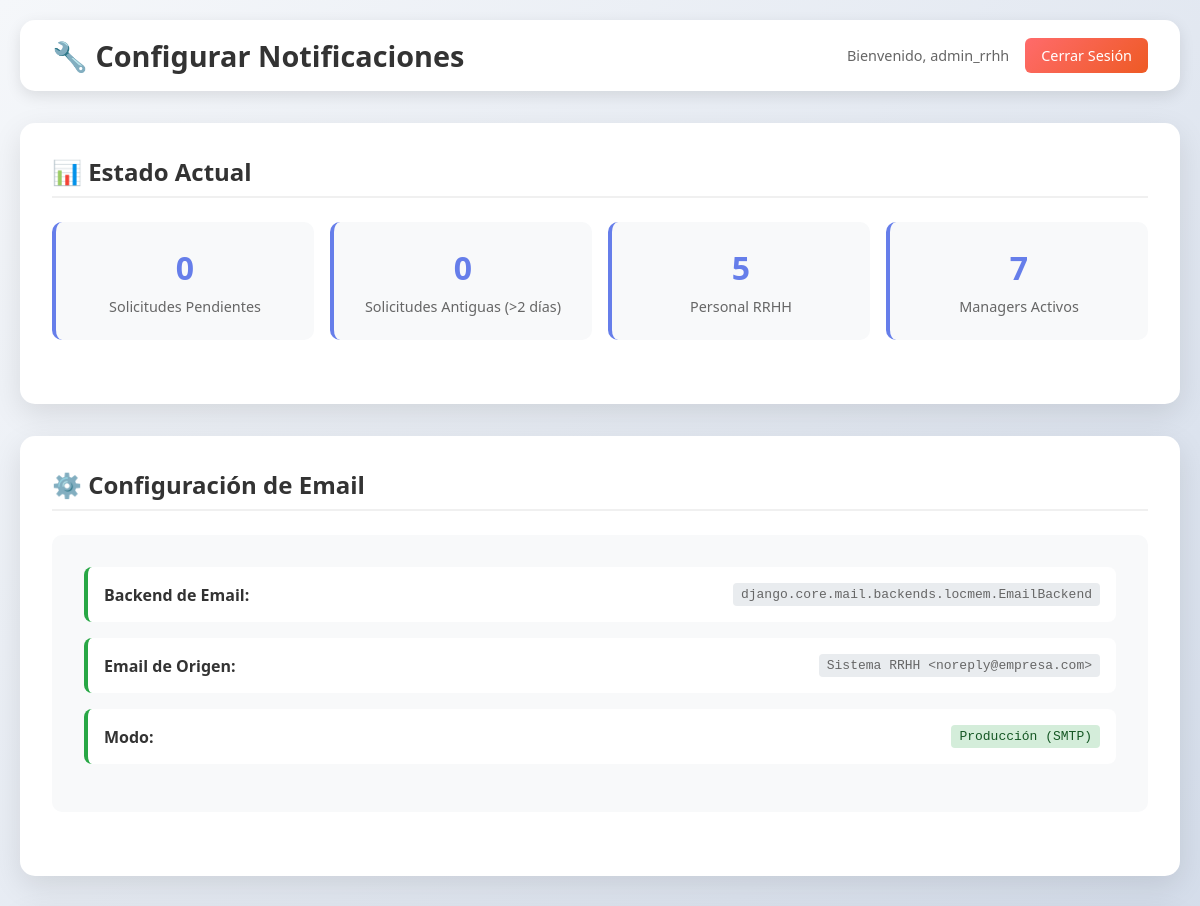
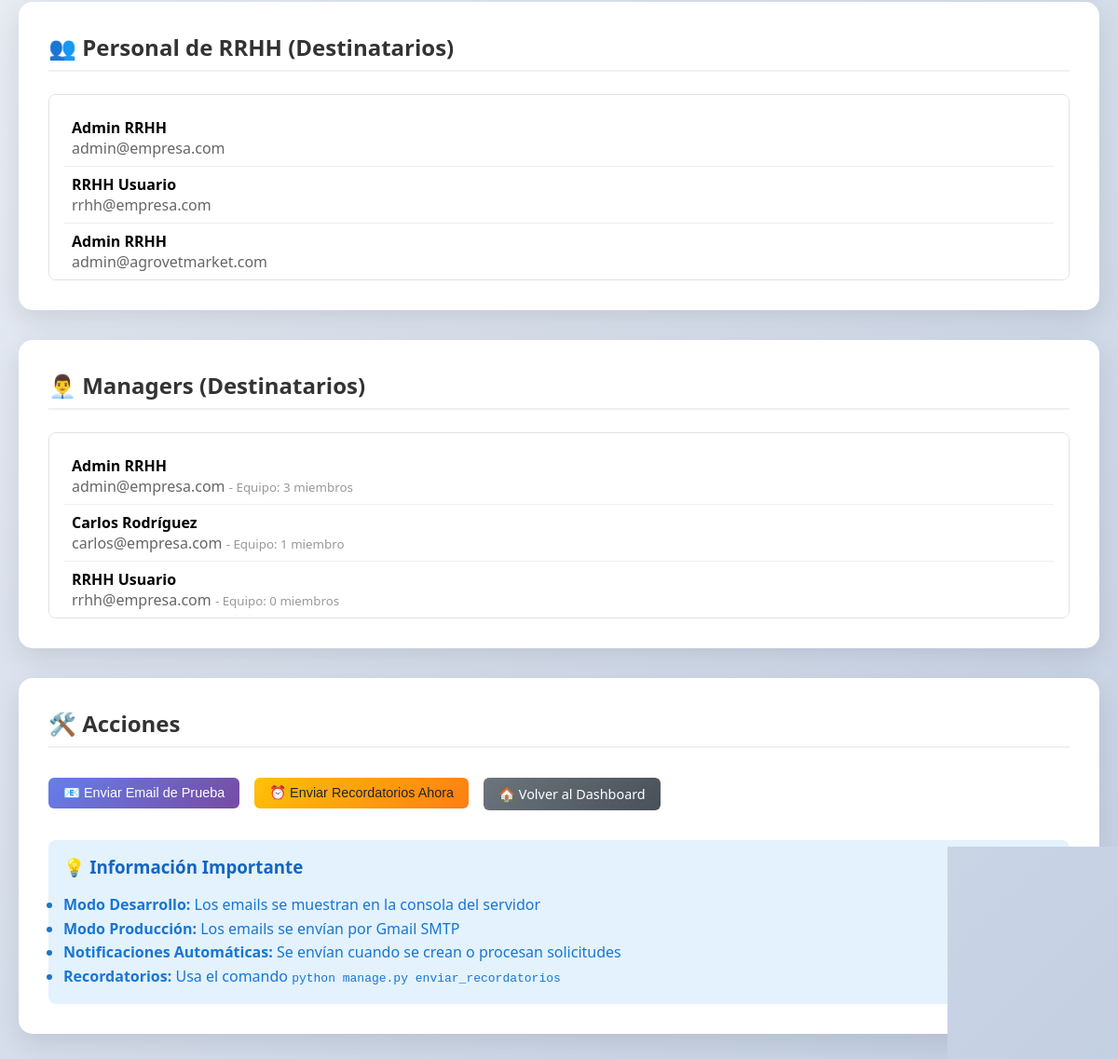
The page /rrhh/configurar-notificaciones/ (signed in) on the database its author committed (2 pictures, top to bottom).
### empleados/models.py (models this page shows, shortened)
class Empleado(models.Model):
    JERARQUIA_CHOICES = [
        ('director', 'Director'),
        ('gerente', 'Gerente'),
        ('sub_gerente', 'Sub Gerente'),
        ('jefe', 'Jefe'),
        ('supervisor', 'Supervisor'),
        ('coordinador', 'Coordinador'),
        ('asistente', 'Asistente'),
        ('auxiliar', 'Auxiliar'),
    ]
    GERENCIA_CHOICES = [
        ('gerencia_comercial_local', 'Gerencia Comercial Local'),
        ('gerencia_comercial_internacional', 'Gerencia Comercial Internacional'),
        ('gerencia_desarrollo_organizacional', 'Gerencia de Desarrollo Organizacional'),
        ('gerencia_administracion_finanzas', 'Gerencia Administración y Finanzas'),
    ]
    user = models.OneToOneField(User, on_delete=models.CASCADE, related_name='empleado', null=True)
    nombre = models.CharField(max_length=100)
    apellido = models.CharField(max_length=100)
    dni = models.CharField(
        max_length=8,
        unique=True,
        validators=[validar_dni],
        help_text='Documento Nacional de Identidad (8 dígitos)',
        verbose_name='DNI'
    )
    email = models.EmailField(unique=True)
    puesto = models.CharField(max_length=100)
    fecha_contratacion = models.DateField()
    dias_vacaciones_disponibles = models.IntegerField(default=20, help_text='Días laborables de vacaciones por período')
    dias_vacaciones_calendario = models.IntegerField(
        default=42,
        help_text='Días calendario equivalentes (laborables + fines de semana estimados)'
    )
    dias_calendario_tomados_año = models.IntegerField(
        default=0,
        help_text='Días calendario ya tomados en el año actual'
    )
    fines_semana_incluidos_año = models.IntegerField(
        default=0,
        help_text='Cantidad de fines de semana incluidos en vacaciones del año'
    )
    manager = models.ForeignKey(
        'self', on_delete=models.SET_NULL, null=True, blank=True, related_name='equipo'
    )
    es_rrhh = models.BooleanField(
        default=False,
        help_text='Indica si este empleado es parte del departamento de RRHH'
    )
    area = models.CharField(
        max_length=100,
        null=True,
        blank=True,
        help_text='Área o departamento del empleado'
    )
    gerencia = models.CharField(
        max_length=50,
        choices=GERENCIA_CHOICES,
        null=True,
        blank=True,
        help_text='Gerencia a la que pertenece el empleado'
    )
    jerarquia = models.CharField(
        max_length=20,
        choices=JERARQUIA_CHOICES,
        default='auxiliar',
        help_text='Nivel jerárquico del empleado en la organización'
    )
    foto_perfil = models.FileField(
        upload_to='fotos_perfil/',
        null=True,
        blank=True,
        help_text='Foto de perfil del empleado'
    )

### empleados/views_notificaciones.py (the view, shortened to what this page needs)
# urls.py: path('rrhh/configurar-notificaciones/', views_notificaciones.configurar_notificaciones, name='configurar_notificaciones'),
@login_required
def configurar_notificaciones(request):
    try:
        empleado = Empleado.objects.get(email=request.user.email)
        if not empleado.es_rrhh:
            messages.error(request, 'No tienes permisos para acceder a esta configuración.')
            return redirect('inicio_empleado')
        from .models import SolicitudVacaciones
        from django.utils import timezone
        from datetime import timedelta
        solicitudes_pendientes = SolicitudVacaciones.objects.filter(estado='pendiente')
        fecha_limite = timezone.now() - timedelta(days=2)
        solicitudes_antiguas = solicitudes_pendientes.filter(fecha_solicitud__lte=fecha_limite)
        personal_rrhh = Empleado.objects.filter(es_rrhh=True)
        managers = Empleado.objects.filter(
            jerarquia__in=['director', 'gerente', 'sub_gerente', 'jefe']
        )
        contexto = {
            'empleado': empleado,
            'user': request.user,
            'solicitudes_pendientes_count': solicitudes_pendientes.count(),
            'solicitudes_antiguas_count': solicitudes_antiguas.count(),
            'personal_rrhh': personal_rrhh,
            'managers': managers,
            'email_backend': settings.EMAIL_BACKEND,
            'from_email': settings.DEFAULT_FROM_EMAIL
        }
    except Empleado.DoesNotExist:
        messages.error(request, 'No tienes un perfil de empleado asociado.')
        return redirect('login_empleado')
    return render(request, 'empleados/configurar_notificaciones.html', contexto)

### empleados/templates/empleados/configurar_notificaciones.html (shortened to what this page needs)
<!DOCTYPE html>
<html lang="es">
<head>
</head>
<body>
    <div class="main-content">
        <div class="header">
            <h1>🔧 Configurar Notificaciones</h1>
            <div class="user-info">
                <span class="welcome-text">Bienvenido, {{ user.username }}</span>
                <a href="{% url 'logout_empleado' %}" class="btn btn-danger">Cerrar Sesión</a>
            </div>
        </div>
        <div class="card">
            <h2>📊 Estado Actual</h2>
            <div class="stats-grid">
                <div class="stat-card">
                    <div class="stat-number">{{ solicitudes_pendientes_count }}</div>
                    <div class="stat-label">Solicitudes Pendientes</div>
                </div>
                <div class="stat-card {% if solicitudes_antiguas_count > 0 %}urgent{% endif %}">
                    <div class="stat-number">{{ solicitudes_antiguas_count }}</div>
                    <div class="stat-label">Solicitudes Antiguas (>2 días)</div>
                </div>
                <div class="stat-card">
                    <div class="stat-number">{{ personal_rrhh.count }}</div>
                    <div class="stat-label">Personal RRHH</div>
                </div>
                <div class="stat-card">
                    <div class="stat-number">{{ managers.count }}</div>
                    <div class="stat-label">Managers Activos</div>
                </div>
            </div>
        </div>
        <div class="card">
            <h2>⚙️ Configuración de Email</h2>
            <div class="config-section">
                <div class="config-item">
                    <span class="config-label">Backend de Email:</span>
                    <span class="config-value">{{ email_backend }}</span>
                </div>
                <div class="config-item">
                    <span class="config-label">Email de Origen:</span>
                    <span class="config-value">{{ from_email }}</span>
                </div>
                {% if email_backend == 'django.core.mail.backends.console.EmailBackend' %}
                <div class="config-item">
                    <span class="config-label">Modo:</span>
                    <span class="config-value" style="background: #fff3cd; color: #856404;">Desarrollo (Consola)</span>
                </div>
                {% else %}
                <div class="config-item">
                    <span class="config-label">Modo:</span>
                    <span class="config-value" style="background: #d4edda; color: #155724;">Producción (SMTP)</span>
                </div>
                {% endif %}
            </div>
        </div>
        <div class="card">
            <h2>👥 Personal de RRHH (Destinatarios)</h2>
            <div class="email-list">
                {% for rrhh in personal_rrhh %}
                <div class="email-item">
                    <strong>{{ rrhh.nombre }} {{ rrhh.apellido }}</strong><br>
                    <span style="color: #666;">{{ rrhh.email }}</span>
                </div>
                {% empty %}
                <div class="email-item" style="color: #dc3545;">
                    No hay personal de RRHH configurado
                </div>
                {% endfor %}
            </div>
        </div>
        <div class="card">
            <h2>👨‍💼 Managers (Destinatarios)</h2>
            <div class="email-list">
                {% for manager in managers %}
                <div class="email-item">
                    <strong>{{ manager.nombre }} {{ manager.apellido }}</strong><br>
                    <span style="color: #666;">{{ manager.email }}</span>
                    <small style="color: #999;"> - Equipo: {{ manager.equipo.count }} miembro{{ manager.equipo.count|pluralize }}</small>
                </div>
                {% empty %}
                <div class="email-item" style="color: #dc3545;">
                    No hay managers configurados
                </div>
                {% endfor %}
            </div>
        </div>
        <div class="card">
            <h2>🛠️ Acciones</h2>
            <div class="actions">
                <form method="post" style="display: inline;">
                    <button type="submit" class="btn btn-primary">
                        📧 Enviar Email de Prueba
                    </button>
                </form>
                <form method="post" style="display: inline;">
                    <button type="submit" class="btn btn-warning">
                        ⏰ Enviar Recordatorios Ahora
                    </button>
                </form>
                <a href="{% url 'rrhh_dashboard' %}" class="btn btn-secondary">
                    🏠 Volver al Dashboard
                </a>
            </div>
            <div style="margin-top: 2rem; padding: 1rem; background: #e3f2fd; border-radius: 8px;">
                <h3 style="color: #1565c0; margin-bottom: 1rem;">💡 Información Importante</h3>
                <ul style="color: #1976d2; line-height: 1.6;">
                    <li><strong>Modo Desarrollo:</strong> Los emails se muestran en la consola del servidor</li>
                    <li><strong>Modo Producción:</strong> Los emails se envían por Gmail SMTP</li>
                    <li><strong>Notificaciones Automáticas:</strong> Se envían cuando se crean o procesan solicitudes</li>
                    <li><strong>Recordatorios:</strong> Usa el comando <code>python manage.py enviar_recordatorios</code></li>
                </ul>
            </div>
        </div>
    </div>
</body>
</html>

### empleados/templates/empleados/configurar_notificaciones.html (style rules this page uses)
* { margin: 0; padding: 0; box-sizing: border-box; }
body { font-family: 'Segoe UI', Tahoma, Geneva, Verdana, sans-serif; background: linear-gradient(135deg, #f5f7fa 0%, #c3cfe2 100%); min-height: 100vh; padding: 20px; }
.header { background: white; padding: 1rem 2rem; border-radius: 15px; box-shadow: 0 5px 15px rgba(0, 0, 0, 0.1); margin-bottom: 2rem; display: flex; justify-content: space-between; align-items: center; }
.header h1 { color: #333; font-size: 1.8rem; }
.user-info { display: flex; align-items: center; gap: 1rem; }
.welcome-text { color: #666; font-size: 0.9rem; }
.btn { padding: 8px 16px; border: none; border-radius: 6px; font-size: 0.9rem; font-weight: 500; cursor: pointer; text-decoration: none; display: inline-block; transition: all 0.3s ease; }
.btn-primary { background: linear-gradient(135deg, #667eea 0%, #764ba2 100%); color: white; }
.btn-secondary { background: linear-gradient(135deg, #6c757d 0%, #495057 100%); color: white; }
.btn-warning { background: linear-gradient(135deg, #ffc107 0%, #fd7e14 100%); color: #212529; }
.btn-danger { background: linear-gradient(135deg, #ff6b6b 0%, #ee5a24 100%); color: white; }
.main-content { max-width: 1200px; margin: 0 auto; }
.card { background: white; padding: 2rem; border-radius: 15px; box-shadow: 0 10px 30px rgba(0, 0, 0, 0.1); margin-bottom: 2rem; }
.card h2 { color: #333; margin-bottom: 1.5rem; font-size: 1.5rem; border-bottom: 2px solid #f0f0f0; padding-bottom: 0.5rem; }
.stats-grid { display: grid; grid-template-columns: repeat(auto-fit, minmax(250px, 1fr)); gap: 1rem; margin-bottom: 2rem; }
.stat-card { background: #f8f9fa; padding: 1.5rem; border-radius: 10px; border-left: 4px solid #667eea; text-align: center; }
.stat-number { font-size: 2rem; font-weight: bold; color: #667eea; margin-bottom: 0.5rem; }
.stat-label { color: #666; font-size: 0.9rem; }
.config-section { background: #f8f9fa; padding: 2rem; border-radius: 10px; margin-bottom: 2rem; }
.config-item { display: flex; justify-content: space-between; align-items: center; padding: 1rem; background: white; border-radius: 8px; margin-bottom: 1rem; border-left: 4px solid #28a745; }
.config-label { font-weight: 600; color: #333; }
.config-value { color: #666; font-family: monospace; background: #e9ecef; padding: 0.25rem 0.5rem; border-radius: 4px; }
.actions { display: flex; gap: 1rem; flex-wrap: wrap; margin-top: 2rem; }
.email-list { max-height: 200px; overflow-y: auto; background: white; border: 1px solid #dee2e6; border-radius: 8px; padding: 1rem; }
.email-item { padding: 0.5rem; border-bottom: 1px solid #eee; }

### rows shown on the page
Empleado: nombre "Admin", apellido "RRHH", email "admin@empresa.com", equipo.count "3"
Empleado: nombre "RRHH", apellido "Usuario", email "rrhh@empresa.com", equipo.count "0"
Empleado: nombre "Admin", apellido "RRHH", email "admin@agrovetmarket.com"
Empleado: nombre "Carlos", apellido "Rodríguez", email "carlos@empresa.com", equipo.count "1"

### other values the page prints
{{ user.username }} "admin_rrhh"
{{ solicitudes_pendientes_count }} "0"
{{ solicitudes_antiguas_count }} "0"
{{ personal_rrhh.count }} "5"
{{ managers.count }} "7"
{{ email_backend }} "django.core.mail.backends.locmem.EmailBackend"
{{ from_email }} "Sistema RRHH <noreply@empresa.com>"
